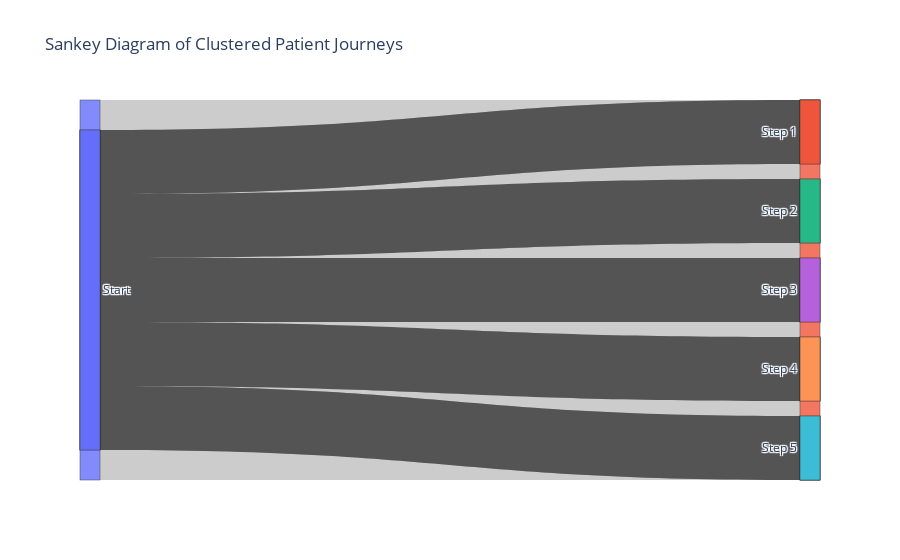

The notebook cell saved with this chart:
### Code cell
import plotly.graph_objects as go
import numpy as np

# Ensure clusters is a NumPy array of integers
clusters = np.array(clusters, dtype=int)

# Verify the number of clusters
num_clusters = len(np.unique(clusters))

trace_sentences = np.array(trace_sentences)
# print(trace_sentences)

# Sample patient journey per cluster
sample_traces = {i: trace_sentences[clusters == i][:5] for i in range(num_clusters)}

# Create Sankey diagram
fig = go.Figure()
for i, (cluster, traces) in enumerate(sample_traces.items()):
    fig.add_trace(go.Sankey(
        node=dict(
            pad=15, thickness=20,
            label=['Start'] + [f'Step {j+1}' for j in range(len(traces[0].split()))]
        ),
        link=dict(
            source=[0] * len(traces),
            target=list(range(1, len(traces[0].split()) + 1)),
            value=[1] * len(traces)
        )
    ))

fig.update_layout(title_text="Sankey Diagram of Clustered Patient Journeys")
fig.show()

### Figure 1 — Plotly figure (JSON) as saved in the notebook; plotly's stock layout.template omitted (floating-point values rounded to 4 significant figures; data arrays with more than 128 entries replaced by an {"elided": "..."} marker saying what was removed)
{"data": [{"link": {"source": [0, 0, 0, 0, 0], "target": {"elided": "285 int values"}, "value": [1, 1, 1, 1, 1]}, "node": {"label": {"elided": "286 str values"}, "pad": 15, "thickness": 20}, "type": "sankey"}, {"link": {"source": [0, 0, 0, 0, 0], "target": {"elided": "547 int values"}, "value": [1, 1, 1, 1, 1]}, "node": {"label": {"elided": "548 str values"}, "pad": 15, "thickness": 20}, "type": "sankey"}, {"link": {"source": [0, 0, 0, 0, 0], "target": {"elided": "679 int values"}, "value": [1, 1, 1, 1, 1]}, "node": {"label": {"elided": "680 str values"}, "pad": 15, "thickness": 20}, "type": "sankey"}, {"link": {"source": [0], "target": [1, 2, 3, 4, 5, 6, 7, 8, 9, 10, 11, 12, 13, 14, 15, 16, 17, 18, 19, 20, 21, 22, 23, 24, 25, 26, 27, 28, 29, 30, 31, 32, 33, 34, 35, 36, 37, 38, 39, 40, 41, 42, 43, 44, 45, 46, 47, 48, 49, 50, 51, 52, 53, 54, 55, 56, 57, 58, 59, 60, 61, 62, 63, 64, 65, 66, 67, 68, 69, 70, 71, 72, 73, 74, 75, 76, 77, 78, 79, 80, 81, 82, 83, 84, 85, 86, 87, 88, 89, 90, 91, 92, 93, 94, 95, 96, 97, 98, 99], "value": [1]}, "node": {"label": ["Start", "Step 1", "Step 2", "Step 3", "Step 4", "Step 5", "Step 6", "Step 7", "Step 8", "Step 9", "Step 10", "Step 11", "Step 12", "Step 13", "Step 14", "Step 15", "Step 16", "Step 17", "Step 18", "Step 19", "Step 20", "Step 21", "Step 22", "Step 23", "Step 24", "Step 25", "Step 26", "Step 27", "Step 28", "Step 29", "Step 30", "Step 31", "Step 32", "Step 33", "Step 34", "Step 35", "Step 36", "Step 37", "Step 38", "Step 39", "Step 40", "Step 41", "Step 42", "Step 43", "Step 44", "Step 45", "Step 46", "Step 47", "Step 48", "Step 49", "Step 50", "Step 51", "Step 52", "Step 53", "Step 54", "Step 55", "Step 56", "Step 57", "Step 58", "Step 59", "Step 60", "Step 61", "Step 62", "Step 63", "Step 64", "Step 65", "Step 66", "Step 67", "Step 68", "Step 69", "Step 70", "Step 71", "Step 72", "Step 73", "Step 74", "Step 75", "Step 76", "Step 77", "Step 78", "Step 79", "Step 80", "Step 81", "Step 82", "Step 83", "Step 84", "Step 85", "Step 86", "Step 87", "Step 88", "Step 89", "Step 90", "Step 91", "Step 92", "Step 93", "Step 94", "Step 95", "Step 96", "Step 97", "Step 98", "Step 99"], "pad": 15, "thickness": 20}, "type": "sankey"}, {"link": {"source": [0, 0, 0, 0, 0], "target": {"elided": "1441 int values"}, "value": [1, 1, 1, 1, 1]}, "node": {"label": {"elided": "1442 str values"}, "pad": 15, "thickness": 20}, "type": "sankey"}], "layout": {"title": {"text": "Sankey Diagram of Clustered Patient Journeys"}}}
